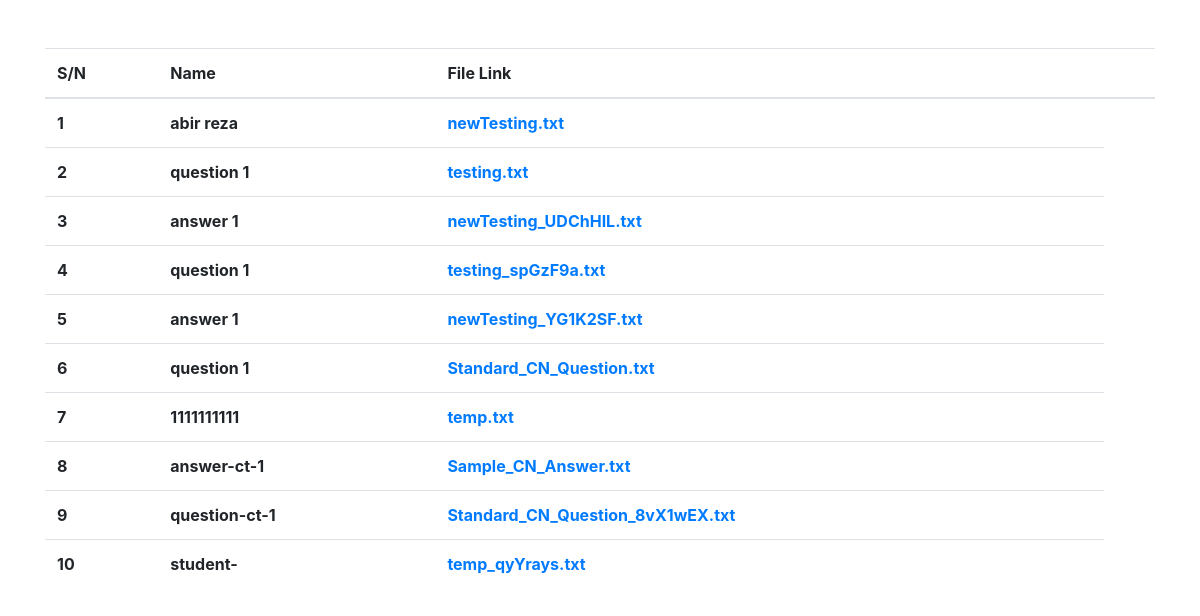
/view, run on the app's committed database.
### myfileapp/models.py (models this page shows, shortened)
class file_upload(models.Model):
    ids = models.AutoField(primary_key=True)
    file_name = models.CharField(max_length=255)
    my_file = models.FileField(upload_to='')

### myfileapp/views.py (the view)
# urls.py: path('view', views.show_file, name="view"),
def show_file(request):
    all_data = file_upload.objects.all()
    context = {
        'data': all_data
        }
    return render(request, 'view.html', context)

### templates/view.html (shortened to what this page needs)
<!DOCTYPE html>
<html lang="en">
<head>
    <link rel="stylesheet" href="https://maxcdn.bootstrapcdn.com/bootstrap/4.0.0/css/bootstrap.min.css"
 />
</head>
<body>
    <div class="container mt-5">
        <div class="row">
            <div class="col-12">
                <table class="table">
                    <thead>
                      <tr>
                        <th >S/N</th>
                        <th >Name</th>
                        <th >File Link</th>
                        <th ></th>
                      </tr>
                    </thead>
                    <tbody>
                      {% for d in data %}
                      <tr>
                        <th>{{forloop.counter}}</th>
                        <th>{{d.file_name}}</th>
                        <th><a  href="{{d.my_file.url}}">{{d.my_file}}</a></th>
                      </tr>
                      {% endfor %}
                    </tbody>
                  </table>
            </div>
        </div>
    </div>
</body>
</html>

### data on the page
file_upload: file_name "abir reza", my_file "newTesting.txt"
file_upload: file_name "question 1", my_file "testing.txt"
file_upload: file_name "answer 1", my_file "newTesting_UDChHIL.txt"
file_upload: file_name "question 1", my_file "testing_spGzF9a.txt"
file_upload: file_name "answer 1", my_file "newTesting_YG1K2SF.txt"
file_upload: file_name "question 1", my_file "Standard_CN_Question.txt"
file_upload: file_name "1111111111", my_file "temp.txt"
file_upload: file_name "answer-ct-1", my_file "Sample_CN_Answer.txt"
file_upload: file_name "question-ct-1", my_file "Standard_CN_Question_8vX1wEX.txt"
file_upload: file_name "student-", my_file "temp_qyYrays.txt"
